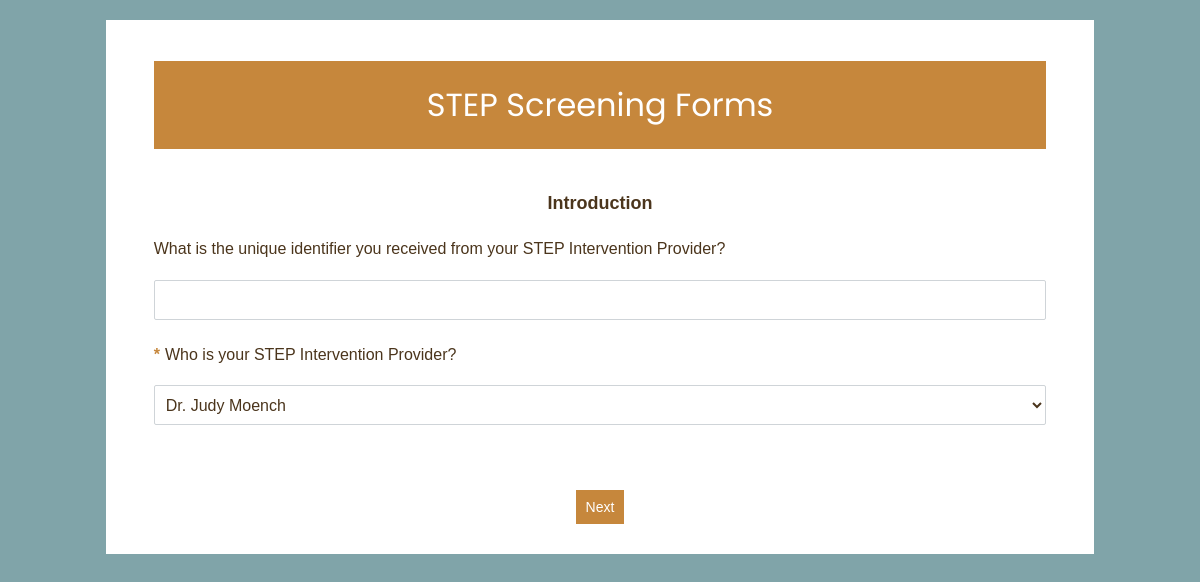
/questionnaire/3 (signed in), run on an earlier commit of the app's database.
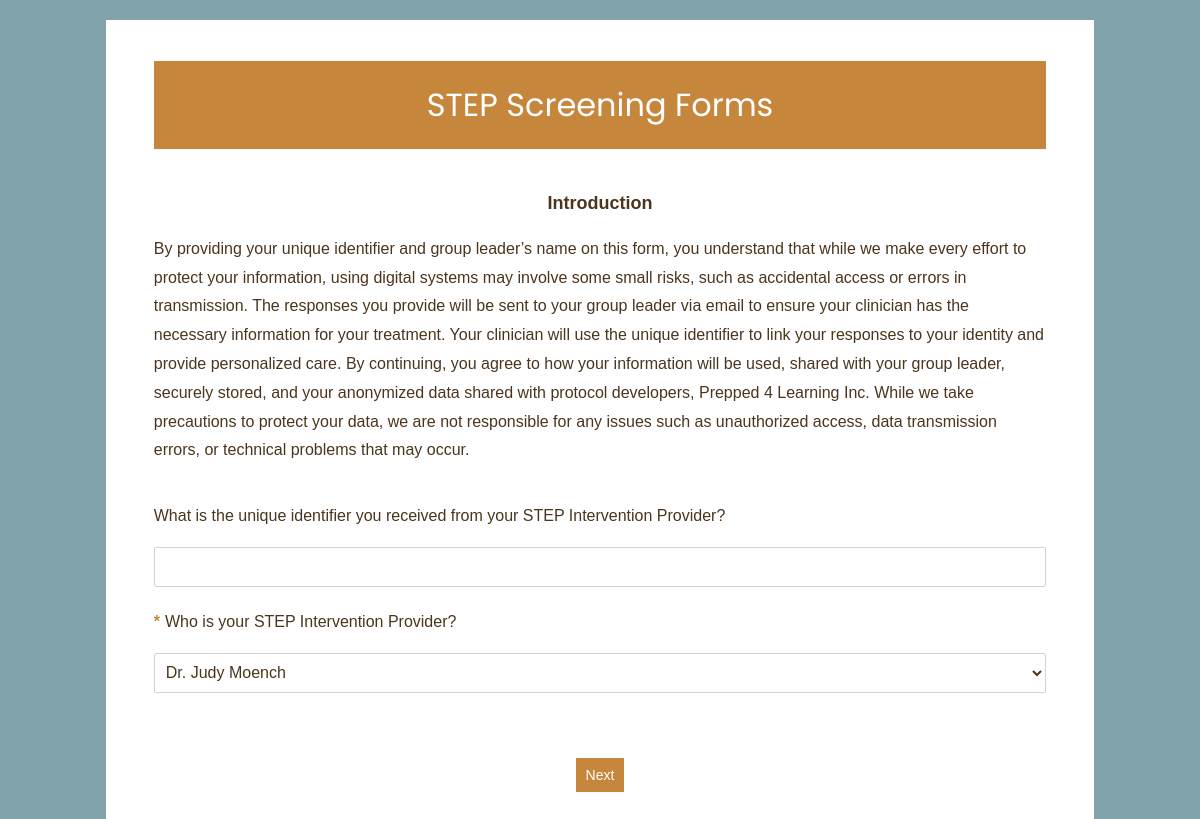
And on a later commit of the database.
### initial_screening/models.py (models this page shows, shortened)
class QuestionBlock(models.Model):
    questionnaire = models.ForeignKey(
        Questionnaire,
        related_name='question_blocks',
        on_delete=models.CASCADE
    )
    title = models.CharField(max_length=200, blank=True)
    description = models.TextField(blank=True)
    order = models.PositiveIntegerField(default=0)
    class Meta:
        ordering = ['order']

class Question(models.Model):
    QUESTION_TYPES = [
        ('info', "Informational Block"),
        ('text', "Single Line Text"),
        ("textarea", "Long Text"),
        ('radio', "Multiple Choice (Single-select)"),
        ('checkbox', "Multiple Choice (Multi-select)"),
        ('dropdown', "Dropdown"),
        ('date', "Date")
    ]
    question_block = models.ForeignKey(
        QuestionBlock,
        related_name='questions',
        on_delete=models.CASCADE
    )
    text = models.TextField(max_length=1000)
    question_type = models.CharField(
        max_length=30,
        choices=QUESTION_TYPES,
        default='text'
    )
    order = models.PositiveBigIntegerField(default=0)
    is_required = models.BooleanField(default=False)
    class Meta:
        ordering = ['order']

### initial_screening/views.py (the view, shortened to what this page needs)
# urls.py: path('questionnaire/<int:questionnaire_id>', views.questionnaire_view, name='questionnaire_view'),
@login_required
def questionnaire_view(request, questionnaire_id):
    progress, created = UserProgress.objects.get_or_create(user=request.user)
    questionnaire = get_object_or_404(
        Questionnaire.objects.prefetch_related('question_blocks__questions__options'),
        id=questionnaire_id
    )
    questionnaire_count = Questionnaire.objects.count()
    form = QuestionnaireForm(questionnaire, request.POST or None)
    return render(request, 'initial_screening/questionnaire.html', {'form': form, 'questionnaire': questionnaire, 'questionnaire_count': questionnaire_count})

### initial_screening/intake_forms.py (called while the page is built)
    def render(self, name, value, attrs=None, renderer=None):
        html = f'<div class="form-info">{self.attrs.get("text", "")}</div>'
        return mark_safe(html)

### initial_screening/templates/initial_screening/questionnaire.html (shortened to what this page needs)
{% load static %}
<!DOCTYPE html>
<html lang="en">
    <head>
        <link rel="stylesheet" href="{% static 'initial_screening/styles.css' %}">
    </head>
    <body>
        <div id="questionnaire-container">
            <h1>{{ questionnaire.name }}</h1>
            <form method="POST">
                {% for block in questionnaire.question_blocks.all %}
                    <section>
                        <div class="question-header-container">
                            <p class="question-block-title">{{ block.title }}</p>
                        </div>
                        {% for question in block.questions.all %}
                            <div class="question-container">
                                <div class="question-text-container">
                                    {% if question.is_required %}
                                        <p class="required-arrow">*</p>
                                    {% endif %}
                                    <p class="question-text">{{ question.text }}</p>
                                </div>
                                {% if question.question_type == 'text' %}
                                    <input class="input-field" type="text" name="question_{{ question.id }}">
                                {% elif question.question_type == 'dropdown' %}
                                    <select class="input-field" name="question_{{question.id}}" id="question_{{question.id}}">
                                        {% for option in question.options.all %}
                                            <option value="{{ option.id }}">{{ option.text }}</option>
                                        {% endfor %}
                                    </select>
                                {% elif question.question_type == 'textarea' %}
                                    <textarea class="input-field textarea-input" name="question_{{ question.id }}" rows="4" cols="50"></textarea>
                                {% endif %}
                            </div>
                        {% endfor %}
                    </section>
                {% endfor %}
                <button type="submit">
                    {% if questionnaire.order == questionnaire_count %}
                        Submit
                    {% else %}
                        Next
                    {% endif %}
                </button>
            </form>
        </div>
    </body>
</html>

What changed in the data, as far as the page shows it:
added Question: text "By providing your unique identifier and group leader’s name on this form, you understand that while we make every effort to protect your information, using digital systems may involve some small risks, such as accidental access or errors in transmission. The responses you provide will be sent to your group leader via email to ensure your clinician has the necessary information for your treatment. Your clinician will use the unique identifier to link your responses to your identity and provide personalized care. By continuing, you agree to how your information will be used, shared with your group leader, securely stored, and your anonymized data shared with protocol developers, Prepped 4…"
